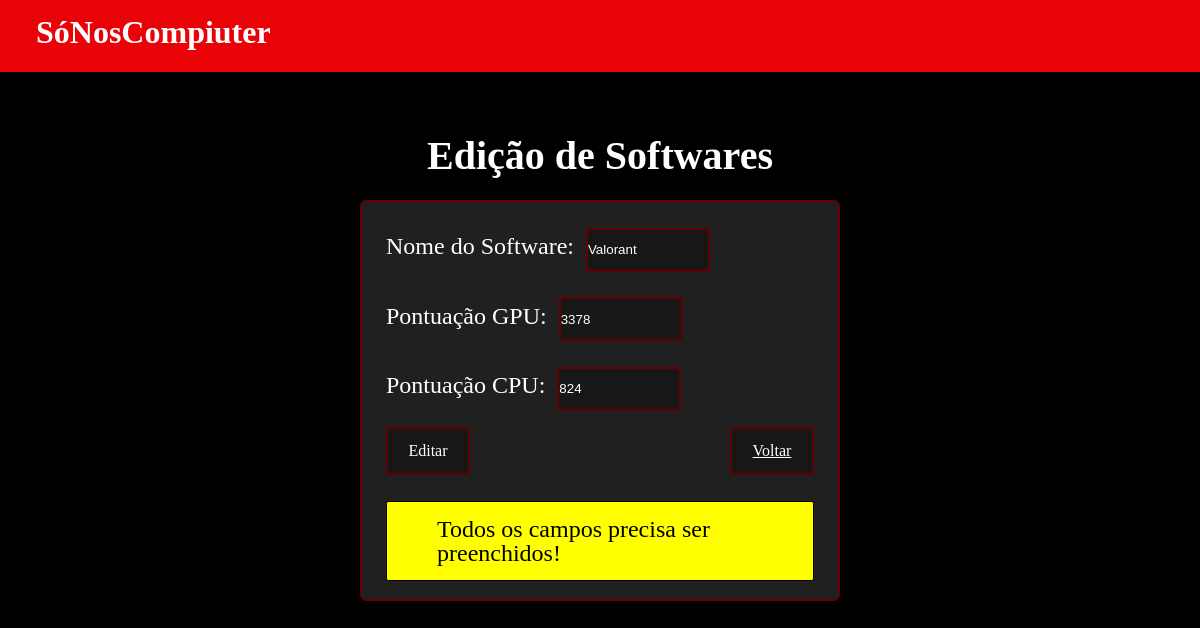
The page /login/edit_software.php?id=19 (signed in) on the database as committed earlier.
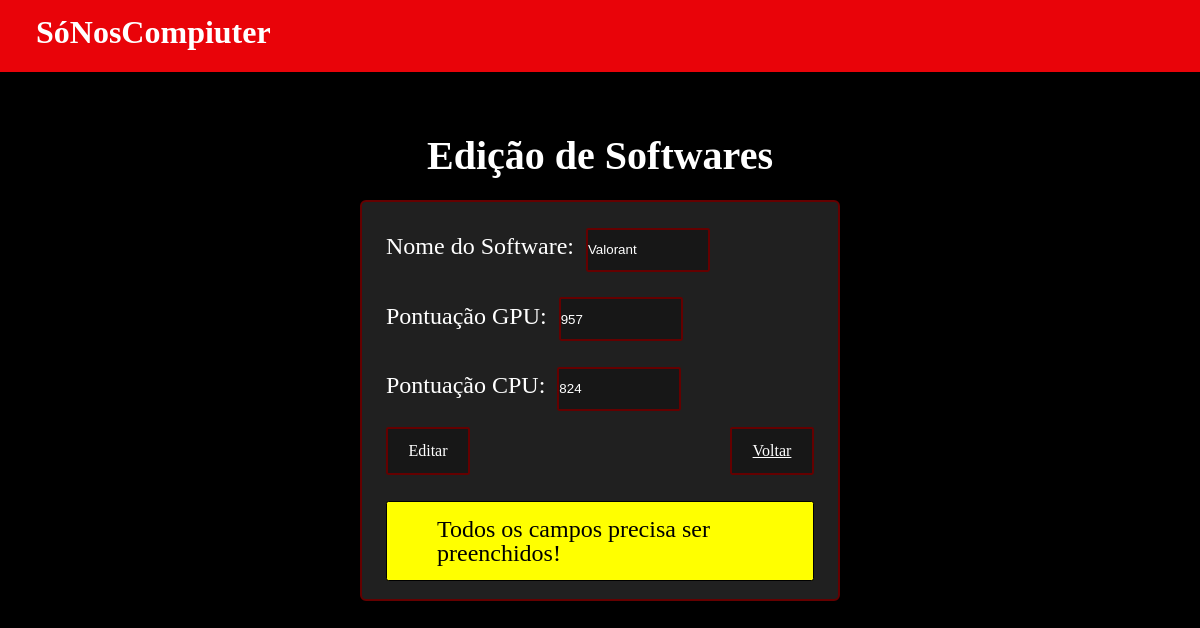
The same page on the database as committed later.
### tables this page shows
CREATE TABLE `requisito_software` (
  `id` int(5) NOT NULL,
  `nome` varchar(50) DEFAULT NULL,
  `pontuacao_gpu` int(5) DEFAULT NULL,
  `pontuacao_cpu` int(5) DEFAULT NULL
);

### login/edit_software.php (the view, shortened to what this page needs)
<?php
    include('conexao.php');
    if(isset($_GET['id'])) {
        $id = (int)$_GET['id'];
    }
    $sql = "SELECT * from requisito_software where id = $id";
    $result = $mysqli->query($sql);
    $row = $result->FETCH_ASSOC();
    $nome_software = $row['nome'];
    $pontuacao_cpu_software = $row['pontuacao_cpu'];
    $pontuacao_gpu_software = $row['pontuacao_gpu'];
    $nome = filter_input(INPUT_POST, 'nome_software', FILTER_SANITIZE_STRING);
    $pontuacao_gpu = filter_input(INPUT_POST, 'pontuacao_gpu', FILTER_SANITIZE_STRING);
    $pontuacao_cpu = filter_input(INPUT_POST, 'pontuacao_cpu', FILTER_SANITIZE_STRING);
    if($nome == "" || $pontuacao_cpu == "" || $pontuacao_gpu == "") {
        $erro_geral = "Todos os campos precisa ser preenchidos!";
    }else if ($pontuacao_cpu < 0){
        $mensagem_pontuacao_cpu_invalido = "Insira uma pontuação de CPU válida!";
    }else if ($pontuacao_gpu < 0){
        $mensagem_pontuacao_gpu_invalido = "Insira uma pontuaçâo de GPU válida!";
    }else{
        $sql = "UPDATE requisito_software set nome = '$nome', pontuacao_cpu = '$pontuacao_cpu', pontuacao_gpu = '$pontuacao_gpu' where id = '$id'";
        $result = mysqli_query($mysqli, $sql);
        header('Location: painel_software.php');
    }
?>
<!DOCTYPE html>
<html lang="pt-br">
<head>
    <link href="//maxcdn.bootstrapcdn.com/font-awesome/4.2.0/css/font-awesome.min.css" rel="stylesheet">
    <link rel="stylesheet" media="screen" href="https://fontlibrary.org//face/horta" type="text/css" />
    <link rel="stylesheet" href="../css/reset.css">
    <link rel="stylesheet" href="../css/style.css">
</head>
<body>
    <header>
        <a href="index.php"><button class="titulo">SóNosCompiuter</button></a>
    </header>
    <h1>Edição de Softwares</h1>
    <form action="" method="POST">
        <div class="games">
            <div>
                <p class="pgames">Nome do Software:</p>
                <input class="label orçamento" type="text" id="nome_software" name="nome_software"
                    value="<?php echo $nome_software; ?>">
            </div>
            <p class="pgames">Pontuação GPU:</p>
            <input class="label orçamento" type="number" id="pontuacao_gpu" name="pontuacao_gpu"
                value="<?php echo $pontuacao_cpu_software; ?>">
            <div>
                <p class="pgames">Pontuação CPU:</p>
                <input class="label orçamento" type="number" id="pontuacao_cpu" name="pontuacao_cpu"
                    value="<?php echo $pontuacao_gpu_software; ?>">
            </div>
            <div class="cadastrar-container">
                <button class="cadastrar" type="submit">Editar</button>
                <button class="cadastrar" type="button"><a class="style-href"
                        href="painel_software.php">Voltar</a></button>
            </div>
            <?php
                if(isset($erro_geral)){
                    echo "<div class='info'>".$erro_geral."</div>";
                }
            ?>
        </div>
    </form>
</body>
</html>

Rows that differ between the two databases and show on the page:
changed requisito_software "Valorant": pontuacao_gpu "3378" → "957"
